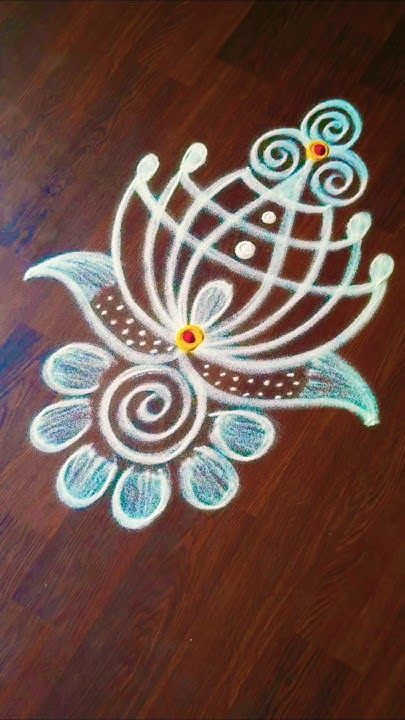
#> input picture data/Rangoli (1).jpg, 405 x 720 px; its folder holds only this picture in this run
$ python -i augmentation_utils.py   (imports and definitions only)   (older library calls are emulated)
#> lines starting #> are read from the running program, lines starting #| are printed output that depends on the picture

"""
KolamAI/data/augmentation_utils.py
Utility functions for Kolam augmentation
"""

import cv2
import numpy as np
from PIL import Image, ImageStat
import os
from pathlib import Path
from typing import List, Tuple, Dict, Optional
import json
import matplotlib.pyplot as plt
from datetime import datetime

class AugmentationValidator:
    """Validate augmented images for quality and cultural authenticity"""

    def __init__(self):
        self.validation_metrics = {}

    def validate_image_quality(self, image: np.ndarray) -> Dict[str, float]:
        """Validate basic image quality metrics"""

        # Convert to PIL for easier analysis
        pil_image = Image.fromarray(image)

        # Calculate image statistics
        stat = ImageStat.Stat(pil_image)

        metrics = {
            'brightness': np.mean(stat.mean),
            'contrast': np.mean(stat.stddev),
            'sharpness': self._calculate_sharpness(image),
            'color_diversity': self._calculate_color_diversity(image),
            'noise_level': self._calculate_noise_level(image)
        }

        return metrics

    def _calculate_sharpness(self, image: np.ndarray) -> float:
        """Calculate image sharpness using Laplacian variance"""
        if len(image.shape) == 3:
            gray = cv2.cvtColor(image, cv2.COLOR_RGB2GRAY)
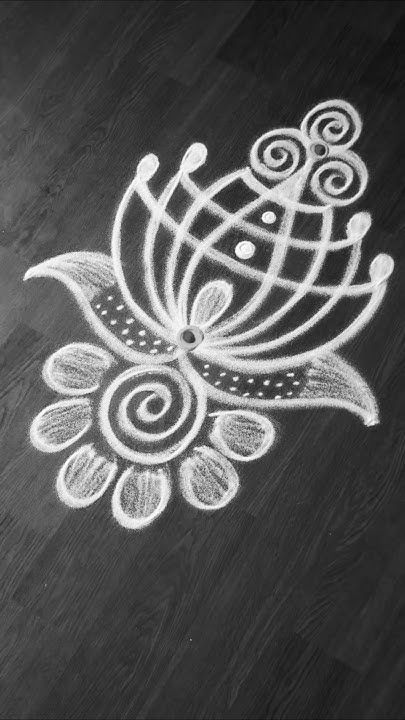
#> gray: shape (720, 405); min 11, max 255, mean 88
        else:
            gray = image

        return cv2.Laplacian(gray, cv2.CV_64F).var()

    def _calculate_color_diversity(self, image: np.ndarray) -> float:
        """Calculate color diversity in the image"""
        if len(image.shape) == 3:
            # Calculate histogram for each channel
            hist_r = cv2.calcHist([image], [0], None, [256], [0, 256])
#> hist_r = 256 values, max 5709 at index 79, min 4 at index 1, mean 1139.1
            hist_g = cv2.calcHist([image], [1], None, [256], [0, 256])
#> hist_g = 256 values, max 6624 at index 34, min 0 at index 1, mean 1139.1
            hist_b = cv2.calcHist([image], [2], None, [256], [0, 256])
#> hist_b = 256 values, max 8384 at index 17, min 32 at index 252, mean 1139.1

            # Calculate entropy as measure of diversity
            entropy = 0
            for hist in [hist_r, hist_g, hist_b]:
                hist = hist.flatten()
                hist = hist / (hist.sum() + 1e-7)
                entropy += -np.sum(hist * np.log2(hist + 1e-7))
#> this loop made 3 passes
#> entropy on passes 1 to 3: 7.22, 14.37, 21.6
#> after the loop, entropy = 21.6

            return entropy / 3.0
        else:
            # Grayscale image
            hist = cv2.calcHist([image], [0], None, [256], [0, 256]).flatten()
            hist = hist / (hist.sum() + 1e-7)
            return -np.sum(hist * np.log2(hist + 1e-7))

    def _calculate_noise_level(self, image: np.ndarray) -> float:
        """Estimate noise level in image"""
        if len(image.shape) == 3:
            gray = cv2.cvtColor(image, cv2.COLOR_RGB2GRAY)
        else:
            gray = image

        # Use Laplacian to estimate noise
        laplacian = cv2.Laplacian(gray, cv2.CV_64F)
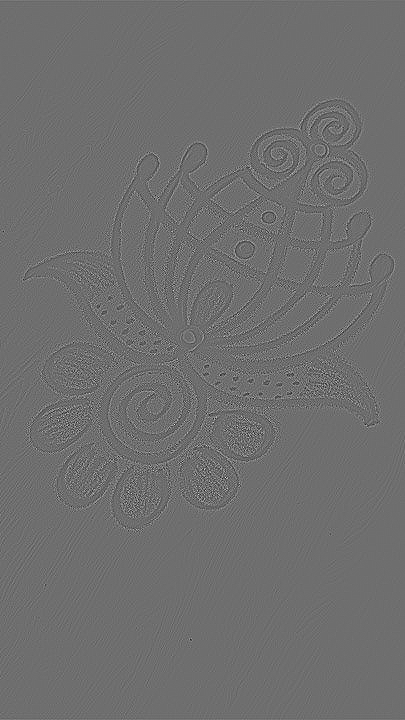
#> laplacian: shape (720, 405) float64; min -351, max 456, mean 0; drawn with min black and max white
        return laplacian.std()

    # [74 lines left out: functions validate_cultural_authenticity, _calculate_structural_similarity, _calculate_edge_preservation, _calculate_symmetry_score, not called in this run]

class AugmentationReporter:
    """Generate reports and visualizations for augmentation results"""

    # [102 lines left out: functions __init__, generate_summary_report, create_sample_visualization, not called in this run]

class ImageFileManager:
    """Manage image file operations for augmentation"""

    # [64 lines left out: functions validate_input_directory, setup_output_directory, estimate_disk_space, cleanup_partial_results, not called in this run]

>>> import cv2
>>> picture = cv2.cvtColor(cv2.imread('../data/Rangoli (1).jpg'), cv2.COLOR_BGR2RGB)
>>> result = AugmentationValidator().validate_image_quality(picture)
#> in validate_image_quality, `metrics = { 'brightness': np.mean(stat.mean), 'contrast': np.mean(stat..`: metrics = {'brightness': 87.16, 'contrast': 62.03, 'sharpness': 1625.4, 'color_diversity': 7.2, 'noise_level': 40.32}
#> result has the same summary as metrics in validate_image_quality

$ run again, on data/Rangoli (10).jpg
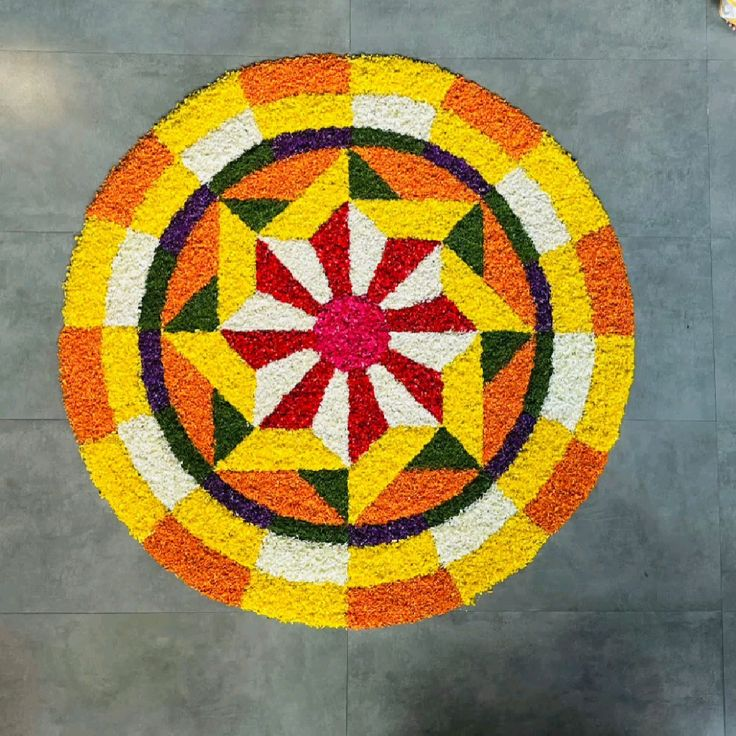
#> input picture data/Rangoli (10).jpg, 736 x 736 px
#> in _calculate_sharpness, `gray = cv2.cvtColor(image, cv2.COLOR_RGB2GRAY)`:
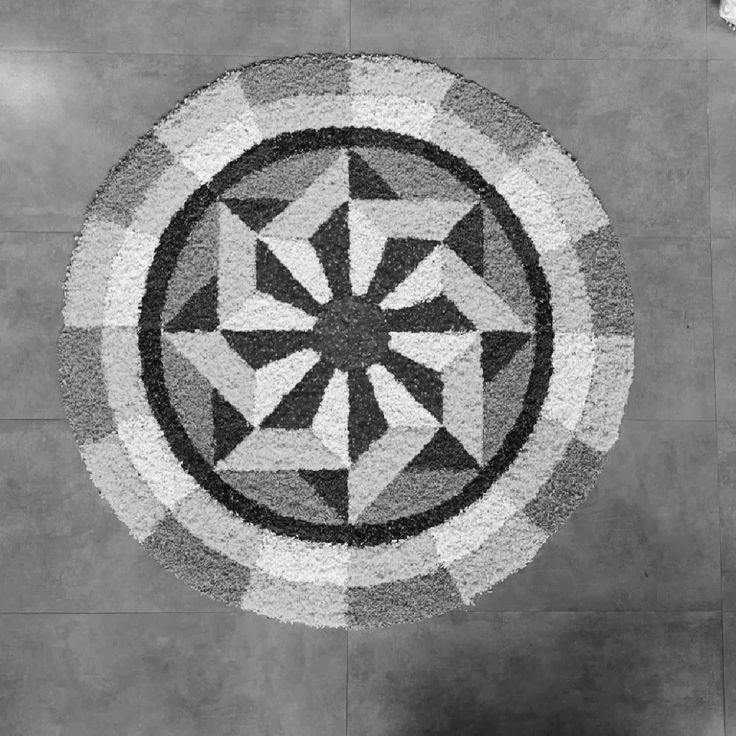
#> gray: shape (736, 736); min 0, max 254, mean 132.2
#> hist_r = 256 values, max 13764 at index 255, min 34 at index 2, mean 2116
#> hist_g = 256 values, max 7624 at index 134, min 27 at index 254, mean 2116
#> hist_b = 256 values, max 39435 at index 0, min 1 at index 253, mean 2116
#> the loop in _calculate_color_diversity, `for hist in [hist_r, hist_g, hist_b]:` made 3 passes
#> entropy on passes 1 to 3: 7.54, 15.13, 22.43
#> after the loop in _calculate_color_diversity, `for hist in [hist_r, hist_g, hist_b]:`: entropy = 22.43
#> in _calculate_noise_level, `laplacian = cv2.Laplacian(gray, cv2.CV_64F)`:
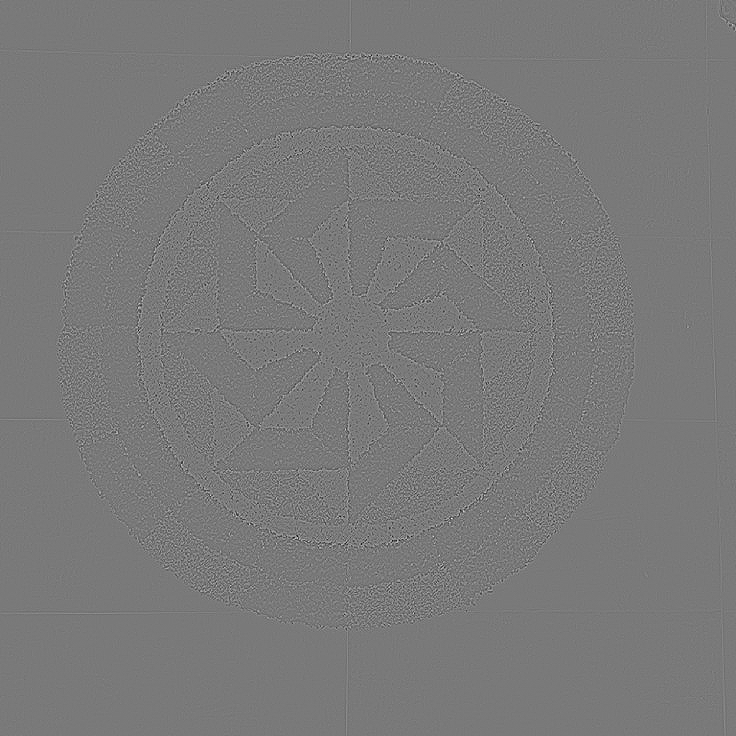
#> laplacian: shape (736, 736) float64; min -404, max 442, mean 0; drawn with min black and max white
#> metrics = {'brightness': 123.4, 'contrast': 59.65, 'sharpness': 1302.1, 'color_diversity': 7.48, 'noise_level': 36.08}
#> result has the same summary as metrics in validate_image_quality

$ run again, on data/Rangoli (100).jpg
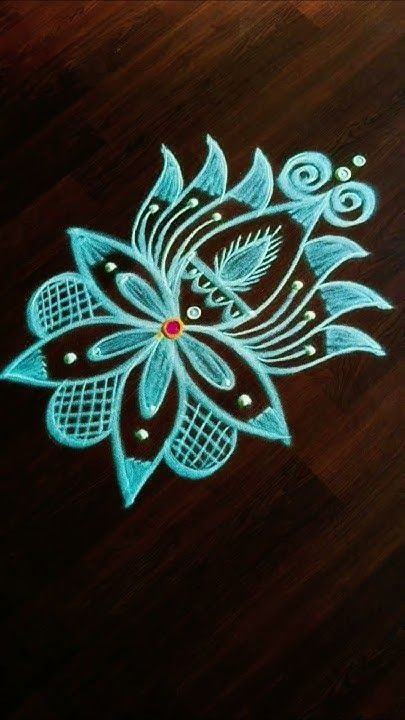
#> input picture data/Rangoli (100).jpg, 405 x 720 px
#> in _calculate_sharpness, `gray = cv2.cvtColor(image, cv2.COLOR_RGB2GRAY)`:
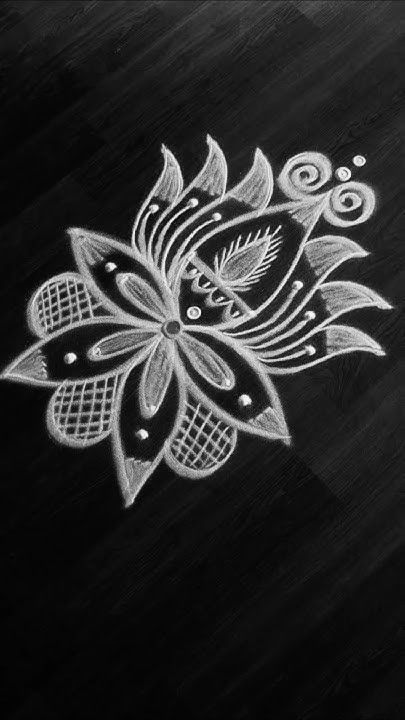
#> gray: shape (720, 405); min 0, max 253, mean 45.5
#> hist_r = 256 values, max 8084 at index 13, min 0 at index 253, mean 1139.1
#> hist_g = 256 values, max 22815 at index 6, min 68 at index 253, mean 1139.1
#> hist_b = 256 values, max 25250 at index 2, min 27 at index 254, mean 1139.1
#> the loop in _calculate_color_diversity, `for hist in [hist_r, hist_g, hist_b]:` made 3 passes
#> entropy on passes 1 to 3: 6.78, 13.14, 19.09
#> after the loop in _calculate_color_diversity, `for hist in [hist_r, hist_g, hist_b]:`: entropy = 19.09
#> in _calculate_noise_level, `laplacian = cv2.Laplacian(gray, cv2.CV_64F)`:
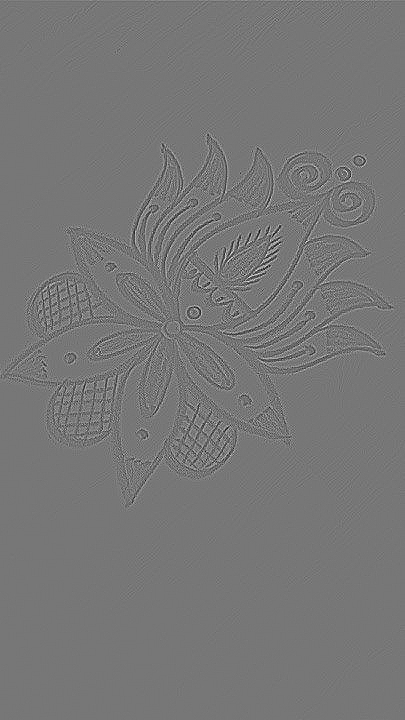
#> laplacian: shape (720, 405) float64; min -323, max 368, mean 0; drawn with min black and max white
#> metrics = {'brightness': 43.87, 'contrast': 56.84, 'sharpness': 1414.6, 'color_diversity': 6.36, 'noise_level': 37.61}
#> result has the same summary as metrics in validate_image_quality

$ run again, on data/Rangoli (101).jpg
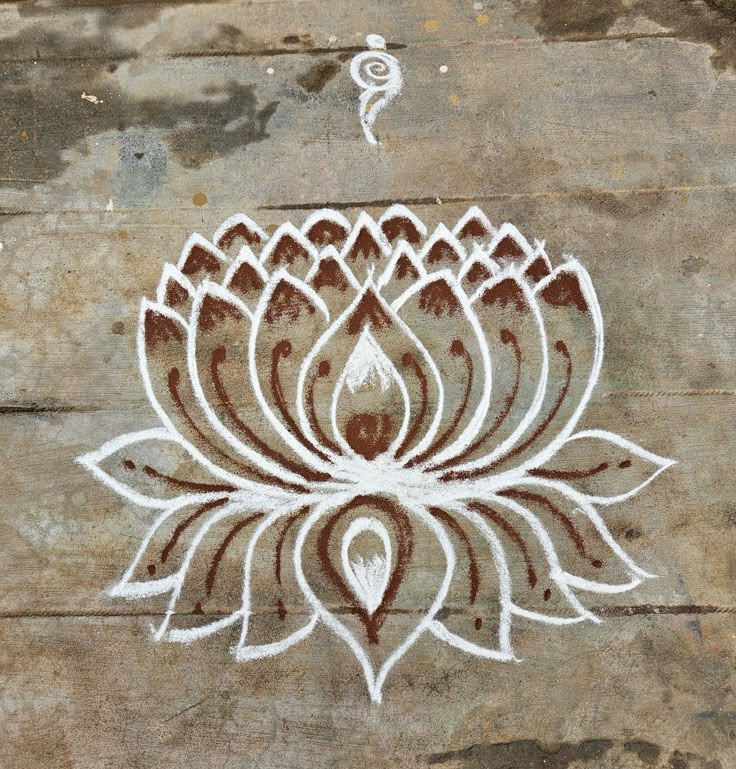
#> input picture data/Rangoli (101).jpg, 736 x 769 px
#> in _calculate_sharpness, `gray = cv2.cvtColor(image, cv2.COLOR_RGB2GRAY)`:
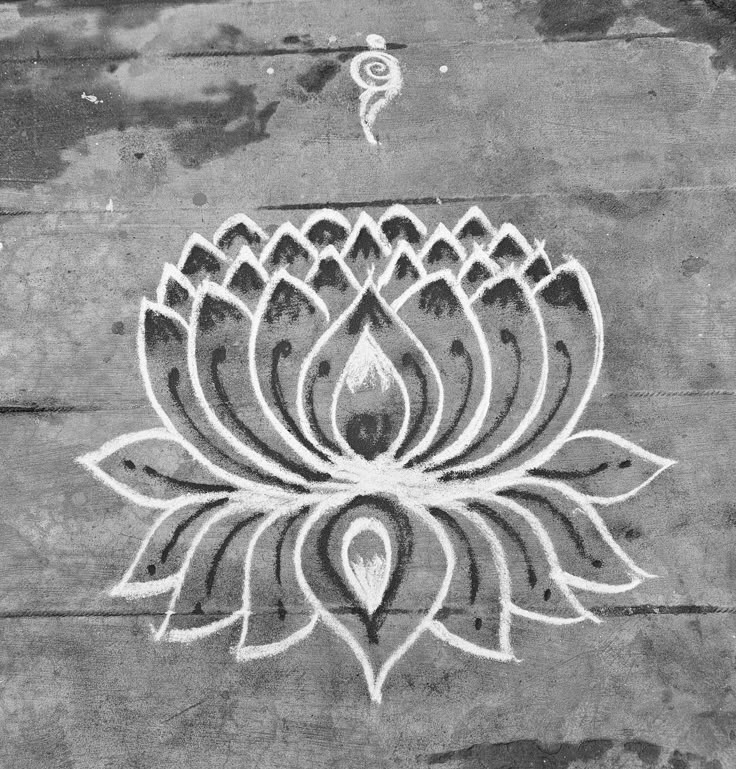
#> gray: shape (769, 736); min 11, max 255, mean 144.5
#> hist_r = 256 values, max 9638 at index 156, min 0 at index 0, mean 2210.9
#> hist_g = 256 values, max 8792 at index 145, min 0 at index 0, mean 2210.9
#> hist_b = 256 values, max 7937 at index 126, min 2 at index 1, mean 2210.9
#> the loop in _calculate_color_diversity, `for hist in [hist_r, hist_g, hist_b]:` made 3 passes
#> entropy on passes 1 to 3: 7.02, 14.22, 21.52
#> after the loop in _calculate_color_diversity, `for hist in [hist_r, hist_g, hist_b]:`: entropy = 21.52
#> in _calculate_noise_level, `laplacian = cv2.Laplacian(gray, cv2.CV_64F)`:
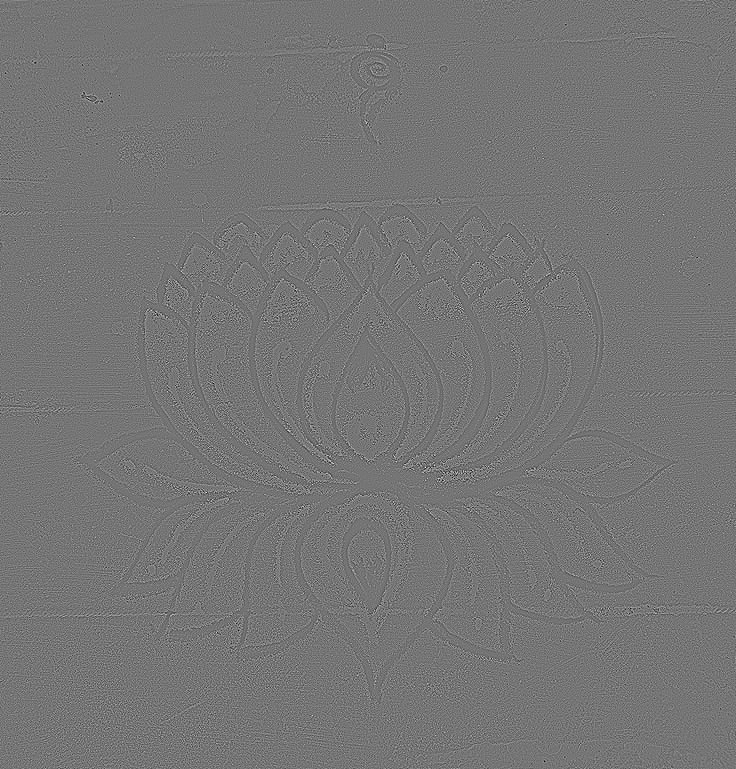
#> laplacian: shape (769, 736) float64; min -346, max 403, mean 0; drawn with min black and max white
#> metrics = {'brightness': 141.2, 'contrast': 40.68, 'sharpness': 1744.5, 'color_diversity': 7.17, 'noise_level': 41.77}
#> result has the same summary as metrics in validate_image_quality
